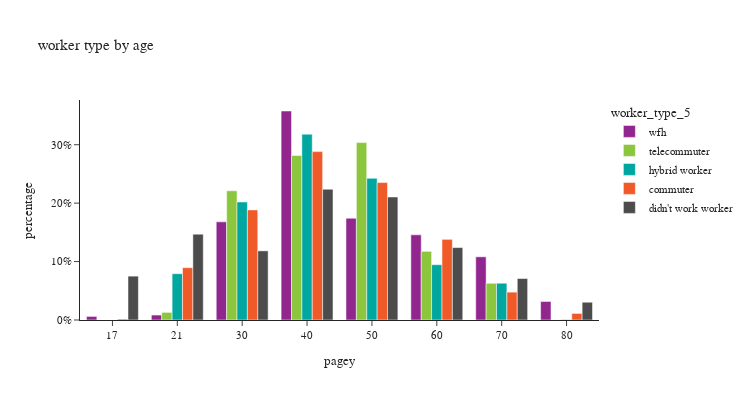

This figure's notebook cell:
### Code cell
df_worker_count = survey_person_day[(survey_person_day['worker_type_5'].isin(workers)) & (survey_person_day['pagey']>0)].\
    groupby(['worker_type_5','pagey'])['pdexpfac'].agg(sample_count='size', pdexpfac='sum').reset_index()
# df_worker_count['percent'] = df_worker_count['pdexpfac'] / sum(df_worker_count['pdexpfac'])
df_worker_count['percentage'] = df_worker_count.groupby('worker_type_5', group_keys=False)['pdexpfac']. \
    apply(lambda x: x / float(x.sum()))
df_worker_count['pagey'] = df_worker_count['pagey'].astype(str)

fig = px.bar(df_worker_count,
             x="pagey", y="percentage", barmode="group",
             color='worker_type_5',
             category_orders={'worker_type_5': workers},
             hover_data=['pdexpfac','sample_count'],
             title="worker type by age")
fig.update_layout(height=400, width=750)
fig.for_each_yaxis(lambda a: a.update(dict(tickformat=".0%")))
fig.show()

### Figure 1 — Plotly figure (JSON) as saved in the notebook; plotly's stock layout.template omitted (floating-point values rounded to 4 significant figures)
{"data": [{"alignmentgroup": "True", "customdata": [[1328.0, 1.0], [1847.0, 16.0], [36530.0, 212.0], [77810.0, 216.0], [37880.0, 130.0], [31710.0, 113.0], [23530.0, 45.0], [6896.0, 16.0]], "hovertemplate": "worker_type_5=wfh<br>pagey=%{x}<br>percentage=%{y}<br>pdexpfac=%{customdata[0]}<br>sample_count=%{customdata[1]}<extra></extra>", "legendgroup": "wfh", "marker": {"color": "#91268F", "pattern": {"shape": ""}}, "name": "wfh", "offsetgroup": "wfh", "orientation": "v", "showlegend": true, "textposition": "auto", "type": "bar", "x": ["17", "21", "30", "40", "50", "60", "70", "80"], "xaxis": "x", "y": [0.006105, 0.008491, 0.1679, 0.3577, 0.1741, 0.1458, 0.1082, 0.0317], "yaxis": "y"}, {"alignmentgroup": "True", "customdata": [[2052.0, 19.0], [34780.0, 189.0], [44310.0, 171.0], [47760.0, 102.0], [18480.0, 61.0], [9881.0, 19.0], [28.24, 1.0]], "hovertemplate": "worker_type_5=telecommuter<br>pagey=%{x}<br>percentage=%{y}<br>pdexpfac=%{customdata[0]}<br>sample_count=%{customdata[1]}<extra></extra>", "legendgroup": "telecommuter", "marker": {"color": "#8CC63E", "pattern": {"shape": ""}}, "name": "telecommuter", "offsetgroup": "telecommuter", "orientation": "v", "showlegend": true, "textposition": "auto", "type": "bar", "x": ["21", "30", "40", "50", "60", "70", "80"], "xaxis": "x", "y": [0.01304, 0.2211, 0.2817, 0.3036, 0.1175, 0.06282, 0.0001795], "yaxis": "y"}, {"alignmentgroup": "True", "customdata": [[14920.0, 17.0], [38050.0, 133.0], [59870.0, 95.0], [45670.0, 76.0], [17820.0, 58.0], [11850.0, 18.0], [137.0, 2.0]], "hovertemplate": "worker_type_5=hybrid worker<br>pagey=%{x}<br>percentage=%{y}<br>pdexpfac=%{customdata[0]}<br>sample_count=%{customdata[1]}<extra></extra>", "legendgroup": "hybrid worker", "marker": {"color": "#00A7A0", "pattern": {"shape": ""}}, "name": "hybrid worker", "offsetgroup": "hybrid worker", "orientation": "v", "showlegend": true, "textposition": "auto", "type": "bar", "x": ["21", "30", "40", "50", "60", "70", "80"], "xaxis": "x", "y": [0.07922, 0.202, 0.3179, 0.2425, 0.09464, 0.06293, 0.0007276], "yaxis": "y"}, {"alignmentgroup": "True", "customdata": [[1199.0, 1.0], [64720.0, 77.0], [136200.0, 407.0], [208300.0, 290.0], [170000.0, 231.0], [99790.0, 184.0], [34470.0, 51.0], [8124.0, 8.0]], "hovertemplate": "worker_type_5=commuter<br>pagey=%{x}<br>percentage=%{y}<br>pdexpfac=%{customdata[0]}<br>sample_count=%{customdata[1]}<extra></extra>", "legendgroup": "commuter", "marker": {"color": "#F05A28", "pattern": {"shape": ""}}, "name": "commuter", "offsetgroup": "commuter", "orientation": "v", "showlegend": true, "textposition": "auto", "type": "bar", "x": ["17", "21", "30", "40", "50", "60", "70", "80"], "xaxis": "x", "y": [0.001658, 0.08954, 0.1884, 0.2882, 0.2352, 0.1381, 0.04769, 0.01124], "yaxis": "y"}, {"alignmentgroup": "True", "customdata": [[23480.0, 15.0], [45970.0, 50.0], [37030.0, 116.0], [70030.0, 97.0], [65860.0, 72.0], [38780.0, 62.0], [22200.0, 27.0], [9509.0, 11.0]], "hovertemplate": "worker_type_5=didn't work worker<br>pagey=%{x}<br>percentage=%{y}<br>pdexpfac=%{customdata[0]}<br>sample_count=%{customdata[1]}<extra></extra>", "legendgroup": "didn't work worker", "marker": {"color": "#4C4C4C", "pattern": {"shape": ""}}, "name": "didn't work worker", "offsetgroup": "didn't work worker", "orientation": "v", "showlegend": true, "textposition": "auto", "type": "bar", "x": ["17", "21", "30", "40", "50", "60", "70", "80"], "xaxis": "x", "y": [0.07506, 0.1469, 0.1183, 0.2238, 0.2105, 0.124, 0.07096, 0.0304], "yaxis": "y"}], "layout": {"barmode": "group", "height": 400, "legend": {"title": {"text": "worker_type_5"}, "tracegroupgap": 0}, "title": {"text": "worker type by age"}, "width": 750, "xaxis": {"anchor": "y", "domain": [0.0, 1.0], "title": {"text": "pagey"}}, "yaxis": {"anchor": "x", "domain": [0.0, 1.0], "tickformat": ".0%", "title": {"text": "percentage"}}}}
